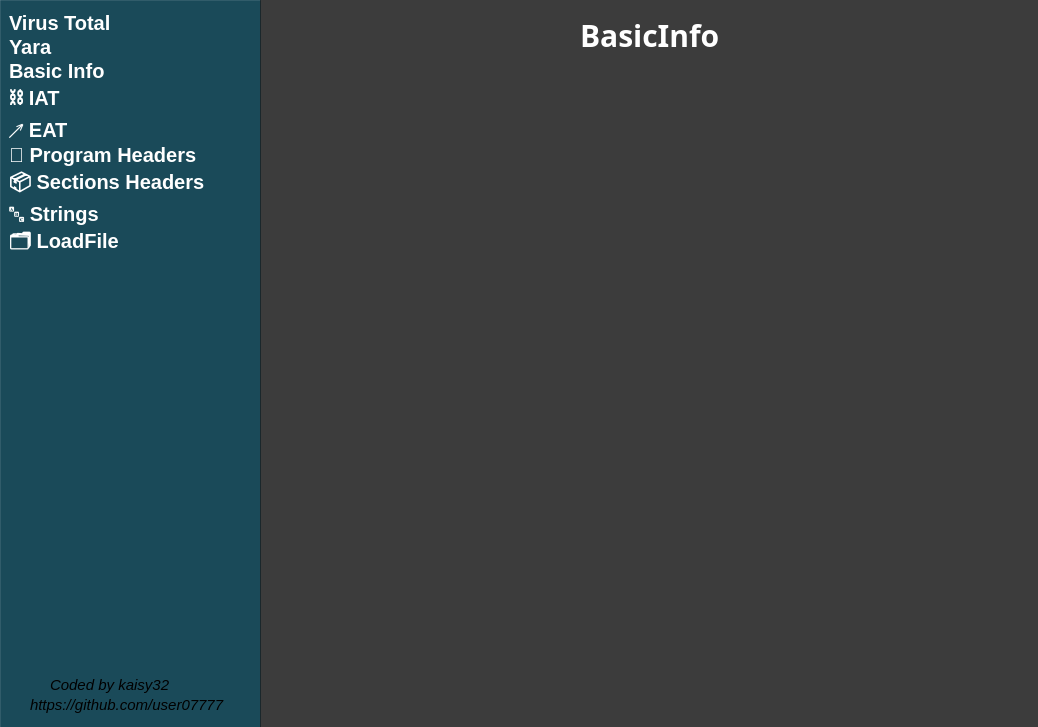
<?xml version="1.0" encoding="UTF-8"?>
<ui version="4.0">
 <class>ElfTurtle</class>
 <widget class="QMainWindow" name="ElfTurtle">
  <property name="enabled">
   <bool>true</bool>
  </property>
  <property name="geometry">
   <rect>
    <x>0</x>
    <y>0</y>
    <width>1038</width>
    <height>727</height>
   </rect>
  </property>
  <property name="font">
   <font>
    <family>Sans Serif</family>
    <pointsize>13</pointsize>
    <bold>true</bold>
   </font>
  </property>
  <property name="focusPolicy">
   <enum>Qt::FocusPolicy::NoFocus</enum>
  </property>
  <property name="windowTitle">
   <string>ElfTurtle</string>
  </property>
  <property name="windowIcon">
   <iconset theme="QIcon::ThemeIcon::NetworkWireless"/>
  </property>
  <property name="layoutDirection">
   <enum>Qt::LayoutDirection::LeftToRight</enum>
  </property>
  <property name="styleSheet">
   <string notr="true">    background-color: transparent;
</string>
  </property>
  <property name="dockNestingEnabled">
   <bool>false</bool>
  </property>
  <widget class="QWidget" name="centralwidget">
   <property name="contextMenuPolicy">
    <enum>Qt::ContextMenuPolicy::NoContextMenu</enum>
   </property>
   <property name="styleSheet">
    <string notr="true">    background-color: transparent;
    border: none;</string>
   </property>
   <widget class="QLabel" name="label">
    <property name="geometry">
     <rect>
      <x>-190</x>
      <y>-10</y>
      <width>1241</width>
      <height>741</height>
     </rect>
    </property>
    <property name="styleSheet">
     <string notr="true">background-color:rgba(17,17,17,100);</string>
    </property>
    <property name="text">
     <string/>
    </property>
    <property name="pixmap">
     <pixmap resource="../../assets/assets.qrc">:/turtle/turtle.jpg</pixmap>
    </property>
   </widget>
   <widget class="QListWidget" name="options">
    <property name="geometry">
     <rect>
      <x>0</x>
      <y>0</y>
      <width>261</width>
      <height>731</height>
     </rect>
    </property>
    <property name="styleSheet">
     <string notr="true">background:rgba(1,58,76,215);
border: 1px solid rgba(255,255,255,0.1);
font-family: 'Segoe UI', 'Tahoma', sans-serif;
font-size:20px;
color:white;
    border-right: 1px solid rgba(255, 255, 255, 0.1);
    padding-top: 10px;
    padding-left: 5px;
    padding-right: 5px;</string>
    </property>
    <item>
     <property name="text">
      <string extracomment="Show Virus Total">Virus Total</string>
     </property>
     <property name="font">
      <font>
       <bold>true</bold>
      </font>
     </property>
     <property name="icon">
      <iconset>
       <normalon>:/virustotal/virustotal.svg</normalon>
      </iconset>
     </property>
    </item>
    <item>
     <property name="text">
      <string extracomment="Show yara Rules">Yara</string>
     </property>
     <property name="font">
      <font>
       <bold>true</bold>
      </font>
     </property>
     <property name="icon">
      <iconset>
       <normalon>:/YARA/yara.svg</normalon>
      </iconset>
     </property>
    </item>
    <item>
     <property name="text">
      <string extracomment="Show basic info">Basic Info</string>
     </property>
     <property name="font">
      <font>
       <bold>true</bold>
      </font>
     </property>
     <property name="icon">
      <iconset theme="utilities-system-monitor"/>
     </property>
    </item>
    <item>
     <property name="text">
      <string extracomment="Show imported functions">⛓️ IAT</string>
     </property>
     <property name="font">
      <font>
       <bold>true</bold>
      </font>
     </property>
    </item>
    <item>
     <property name="text">
      <string extracomment="Show exported functions">↗️ EAT</string>
     </property>
     <property name="font">
      <font>
       <bold>true</bold>
      </font>
     </property>
    </item>
    <item>
     <property name="text">
      <string extracomment="Show program headers">🧠 Program Headers</string>
     </property>
     <property name="font">
      <font>
       <bold>true</bold>
      </font>
     </property>
    </item>
    <item>
     <property name="text">
      <string extracomment="Show sections">📦 Sections Headers</string>
     </property>
     <property name="font">
      <font>
       <bold>true</bold>
      </font>
     </property>
    </item>
    <item>
     <property name="text">
      <string extracomment="Show dumped strings">🔤 Strings</string>
     </property>
     <property name="font">
      <font>
       <bold>true</bold>
      </font>
     </property>
    </item>
    <item>
     <property name="text">
      <string>🗂️ LoadFile</string>
     </property>
     <property name="font">
      <font>
       <bold>true</bold>
      </font>
     </property>
    </item>
   </widget>
   <widget class="QStackedWidget" name="stackedWidget">
    <property name="geometry">
     <rect>
      <x>260</x>
      <y>0</y>
      <width>781</width>
      <height>731</height>
     </rect>
    </property>
    <property name="font">
     <font>
      <family>Frutiger</family>
      <pointsize>19</pointsize>
      <italic>false</italic>
      <bold>true</bold>
      <underline>false</underline>
     </font>
    </property>
    <property name="styleSheet">
     <string notr="true">background:transparent;
color:white;
</string>
    </property>
    <property name="currentIndex">
     <number>1</number>
    </property>
    <widget class="QWidget" name="LoadFile">
     <widget class="QLabel" name="label_10">
      <property name="geometry">
       <rect>
        <x>0</x>
        <y>0</y>
        <width>781</width>
        <height>741</height>
       </rect>
      </property>
      <property name="styleSheet">
       <string notr="true">background:rgba(17,17,17,180);</string>
      </property>
      <property name="text">
       <string/>
      </property>
     </widget>
     <widget class="QLabel" name="architectureLabel_12">
      <property name="geometry">
       <rect>
        <x>200</x>
        <y>300</y>
        <width>381</width>
        <height>51</height>
       </rect>
      </property>
      <property name="font">
       <font>
        <family>Frutiger</family>
        <pointsize>-1</pointsize>
        <bold>true</bold>
       </font>
      </property>
      <property name="styleSheet">
       <string notr="true">background:transparent;
border:none;
font-size:30px;</string>
      </property>
      <property name="text">
       <string>🐢 Arraste um ELF 🐢</string>
      </property>
     </widget>
    </widget>
    <widget class="QWidget" name="basic">
     <widget class="QLabel" name="label_2">
      <property name="geometry">
       <rect>
        <x>0</x>
        <y>0</y>
        <width>781</width>
        <height>741</height>
       </rect>
      </property>
      <property name="styleSheet">
       <string notr="true">background:rgba(17,17,17,180);</string>
      </property>
      <property name="text">
       <string/>
      </property>
     </widget>
     <widget class="QLabel" name="architectureLabel_2">
      <property name="geometry">
       <rect>
        <x>320</x>
        <y>20</y>
        <width>151</width>
        <height>29</height>
       </rect>
      </property>
      <property name="font">
       <font>
        <family>Frutiger</family>
        <pointsize>-1</pointsize>
        <bold>true</bold>
       </font>
      </property>
      <property name="styleSheet">
       <string notr="true">background:transparent;
border:none;
font-size:30px;</string>
      </property>
      <property name="text">
       <string>BasicInfo</string>
      </property>
     </widget>
     <widget class="QListWidget" name="listWidget">
      <property name="geometry">
       <rect>
        <x>150</x>
        <y>140</y>
        <width>481</width>
        <height>441</height>
       </rect>
      </property>
     </widget>
    </widget>
    <widget class="QWidget" name="VirusTotal">
     <widget class="QLabel" name="label_3">
      <property name="geometry">
       <rect>
        <x>0</x>
        <y>0</y>
        <width>781</width>
        <height>741</height>
       </rect>
      </property>
      <property name="styleSheet">
       <string notr="true">background:rgba(17,17,17,180);</string>
      </property>
      <property name="text">
       <string/>
      </property>
     </widget>
     <widget class="QLabel" name="architectureLabel_3">
      <property name="geometry">
       <rect>
        <x>320</x>
        <y>20</y>
        <width>151</width>
        <height>29</height>
       </rect>
      </property>
      <property name="font">
       <font>
        <family>Frutiger</family>
        <pointsize>-1</pointsize>
        <bold>true</bold>
       </font>
      </property>
      <property name="styleSheet">
       <string notr="true">background:transparent;
border:none;
font-size:30px;</string>
      </property>
      <property name="text">
       <string>VirusTotal</string>
      </property>
     </widget>
     <widget class="QTableWidget" name="tableWidget">
      <property name="geometry">
       <rect>
        <x>40</x>
        <y>60</y>
        <width>701</width>
        <height>631</height>
       </rect>
      </property>
      <property name="styleSheet">
       <string notr="true">QTableWidget {
    background-color: transparent;
    color: white;
    border: none;
    gridline-color: rgba(255, 255, 255, 0.1);
    selection-background-color: rgba(0, 150, 255, 0.3);
    selection-color: white;
}

QHeaderView::section {
    background-color: rgba(17, 17, 17, 0.7);
    color: white;
    padding: 4px;
    border: none;
    font-weight: bold;
    border-right: 1px solid rgba(255,255,255,0.1);
}

QTableWidget::item {
    background-color: rgba(0, 0, 0, 0.4);
    border: none;
}

QTableCornerButton::section {
    background-color: rgba(0,0,0,0.5);
    border: none;
}
</string>
      </property>
      <property name="rowCount">
       <number>0</number>
      </property>
      <property name="columnCount">
       <number>4</number>
      </property>
      <column>
       <property name="text">
        <string>Engine</string>
       </property>
       <property name="font">
        <font>
         <pointsize>15</pointsize>
         <bold>true</bold>
        </font>
       </property>
       <property name="background">
        <color>
         <red>119</red>
         <green>118</green>
         <blue>123</blue>
        </color>
       </property>
      </column>
      <column>
       <property name="text">
        <string>Positiv</string>
       </property>
       <property name="font">
        <font>
         <pointsize>15</pointsize>
         <bold>true</bold>
        </font>
       </property>
      </column>
      <column>
       <property name="text">
        <string>Date</string>
       </property>
       <property name="font">
        <font>
         <pointsize>15</pointsize>
         <bold>true</bold>
        </font>
       </property>
      </column>
      <column>
       <property name="text">
        <string>Age</string>
       </property>
       <property name="font">
        <font>
         <pointsize>15</pointsize>
         <bold>true</bold>
        </font>
       </property>
      </column>
     </widget>
    </widget>
    <widget class="QWidget" name="Yara">
     <widget class="QLabel" name="architectureLabel_4">
      <property name="geometry">
       <rect>
        <x>360</x>
        <y>20</y>
        <width>71</width>
        <height>29</height>
       </rect>
      </property>
      <property name="font">
       <font>
        <family>Frutiger</family>
        <pointsize>-1</pointsize>
        <bold>true</bold>
       </font>
      </property>
      <property name="styleSheet">
       <string notr="true">background:transparent;
border:none;
font-size:30px;</string>
      </property>
      <property name="text">
       <string>Yara</string>
      </property>
     </widget>
     <widget class="QLabel" name="label_4">
      <property name="geometry">
       <rect>
        <x>0</x>
        <y>0</y>
        <width>781</width>
        <height>741</height>
       </rect>
      </property>
      <property name="styleSheet">
       <string notr="true">background:rgba(17,17,17,180);</string>
      </property>
      <property name="text">
       <string/>
      </property>
     </widget>
     <widget class="QTableWidget" name="tableWidget_6">
      <property name="geometry">
       <rect>
        <x>30</x>
        <y>90</y>
        <width>701</width>
        <height>631</height>
       </rect>
      </property>
      <property name="styleSheet">
       <string notr="true">QTableWidget {
    background-color: transparent;
    color: white;
    border: none;
    gridline-color: rgba(255, 255, 255, 0.1);
    selection-background-color: rgba(0, 150, 255, 0.3);
    selection-color: white;
}

QHeaderView::section {
    background-color: rgba(17, 17, 17, 0.7);
    color: white;
    padding: 4px;
    border: none;
    font-weight: bold;
    border-right: 1px solid rgba(255,255,255,0.1);
}

QTableWidget::item {
    background-color: rgba(0, 0, 0, 0.4);
    border: none;
}

QTableCornerButton::section {
    background-color: rgba(0,0,0,0.5);
    border: none;
}
</string>
      </property>
      <property name="rowCount">
       <number>0</number>
      </property>
      <property name="columnCount">
       <number>5</number>
      </property>
      <column>
       <property name="text">
        <string>Rule</string>
       </property>
       <property name="font">
        <font>
         <pointsize>15</pointsize>
         <bold>true</bold>
        </font>
       </property>
       <property name="background">
        <color>
         <red>119</red>
         <green>118</green>
         <blue>123</blue>
        </color>
       </property>
      </column>
      <column>
       <property name="text">
        <string>Matches</string>
       </property>
       <property name="font">
        <font>
         <pointsize>15</pointsize>
         <bold>true</bold>
        </font>
       </property>
      </column>
      <column>
       <property name="text">
        <string>Strings Matches</string>
       </property>
       <property name="font">
        <font>
         <pointsize>15</pointsize>
         <bold>true</bold>
        </font>
       </property>
      </column>
      <column>
       <property name="text">
        <string>Offset</string>
       </property>
       <property name="font">
        <font>
         <pointsize>15</pointsize>
         <bold>true</bold>
        </font>
       </property>
      </column>
      <column>
       <property name="text">
        <string>Description</string>
       </property>
       <property name="font">
        <font>
         <pointsize>13</pointsize>
         <bold>true</bold>
        </font>
       </property>
      </column>
     </widget>
     <zorder>label_4</zorder>
     <zorder>architectureLabel_4</zorder>
     <zorder>tableWidget_6</zorder>
    </widget>
    <widget class="QWidget" name="Strings">
     <widget class="QLabel" name="label_9">
      <property name="geometry">
       <rect>
        <x>0</x>
        <y>0</y>
        <width>781</width>
        <height>741</height>
       </rect>
      </property>
      <property name="styleSheet">
       <string notr="true">background:rgba(17,17,17,180);</string>
      </property>
      <property name="text">
       <string/>
      </property>
     </widget>
     <widget class="QLabel" name="architectureLabel_11">
      <property name="geometry">
       <rect>
        <x>360</x>
        <y>20</y>
        <width>121</width>
        <height>41</height>
       </rect>
      </property>
      <property name="font">
       <font>
        <family>Frutiger</family>
        <pointsize>-1</pointsize>
        <bold>true</bold>
       </font>
      </property>
      <property name="styleSheet">
       <string notr="true">background:transparent;
border:none;
font-size:30px;</string>
      </property>
      <property name="text">
       <string>Strings</string>
      </property>
     </widget>
     <widget class="QListWidget" name="strings">
      <property name="geometry">
       <rect>
        <x>20</x>
        <y>80</y>
        <width>721</width>
        <height>621</height>
       </rect>
      </property>
     </widget>
    </widget>
    <widget class="QWidget" name="Iat">
     <widget class="QLabel" name="label_5">
      <property name="geometry">
       <rect>
        <x>0</x>
        <y>0</y>
        <width>781</width>
        <height>741</height>
       </rect>
      </property>
      <property name="styleSheet">
       <string notr="true">background:rgba(17,17,17,180);</string>
      </property>
      <property name="text">
       <string/>
      </property>
     </widget>
     <widget class="QLabel" name="architectureLabel_5">
      <property name="geometry">
       <rect>
        <x>365</x>
        <y>20</y>
        <width>51</width>
        <height>29</height>
       </rect>
      </property>
      <property name="font">
       <font>
        <family>Frutiger</family>
        <pointsize>-1</pointsize>
        <bold>true</bold>
       </font>
      </property>
      <property name="styleSheet">
       <string notr="true">background:transparent;
border:none;
font-size:30px;</string>
      </property>
      <property name="text">
       <string>IAT</string>
      </property>
     </widget>
     <widget class="QTableWidget" name="tableWidget_2">
      <property name="geometry">
       <rect>
        <x>10</x>
        <y>70</y>
        <width>751</width>
        <height>631</height>
       </rect>
      </property>
      <property name="styleSheet">
       <string notr="true">QTableWidget {
    background-color: transparent;
    color: white;
    border: none;
    gridline-color: rgba(255, 255, 255, 0.1);
    selection-background-color: rgba(0, 150, 255, 0.3);
    selection-color: white;
}

QHeaderView::section {
    background-color: rgba(17, 17, 17, 0.7);
    color: white;
    padding: 6px;
    border: none;
    font-weight: bold;
    border-right: 1px solid rgba(255,255,255,0.1);
}

QTableWidget::item {
    background-color: rgba(0, 0, 0, 0.4);
    border: none;
}

QTableCornerButton::section {
    background-color: rgba(0,0,0,0.5);
    border: none;
}
</string>
      </property>
      <property name="rowCount">
       <number>0</number>
      </property>
      <property name="columnCount">
       <number>2</number>
      </property>
      <column>
       <property name="text">
        <string>Name</string>
       </property>
       <property name="font">
        <font>
         <pointsize>15</pointsize>
         <bold>true</bold>
        </font>
       </property>
       <property name="background">
        <color>
         <red>119</red>
         <green>118</green>
         <blue>123</blue>
        </color>
       </property>
      </column>
      <column>
       <property name="text">
        <string>Offset</string>
       </property>
       <property name="font">
        <font>
         <pointsize>15</pointsize>
         <bold>true</bold>
        </font>
       </property>
      </column>
     </widget>
    </widget>
    <widget class="QWidget" name="Eat">
     <widget class="QLabel" name="label_6">
      <property name="geometry">
       <rect>
        <x>0</x>
        <y>0</y>
        <width>781</width>
        <height>741</height>
       </rect>
      </property>
      <property name="styleSheet">
       <string notr="true">background:rgba(17,17,17,180);</string>
      </property>
      <property name="text">
       <string/>
      </property>
     </widget>
     <widget class="QLabel" name="architectureLabel_6">
      <property name="geometry">
       <rect>
        <x>365</x>
        <y>20</y>
        <width>51</width>
        <height>29</height>
       </rect>
      </property>
      <property name="font">
       <font>
        <family>Frutiger</family>
        <pointsize>-1</pointsize>
        <bold>true</bold>
       </font>
      </property>
      <property name="styleSheet">
       <string notr="true">background:transparent;
border:none;
font-size:30px;</string>
      </property>
      <property name="text">
       <string>Eat</string>
      </property>
     </widget>
     <widget class="QTableWidget" name="tableWidget_3">
      <property name="geometry">
       <rect>
        <x>10</x>
        <y>80</y>
        <width>751</width>
        <height>631</height>
       </rect>
      </property>
      <property name="styleSheet">
       <string notr="true">QTableWidget {
    background-color: transparent;
    color: white;
    border: none;
    gridline-color: rgba(255, 255, 255, 0.1);
    selection-background-color: rgba(0, 150, 255, 0.3);
    selection-color: white;
}

QHeaderView::section {
    background-color: rgba(17, 17, 17, 0.7);
    color: white;
    padding: 6px;
    border: none;
    font-weight: bold;
    border-right: 1px solid rgba(255,255,255,0.1);
}

QTableWidget::item {
    background-color: rgba(0, 0, 0, 0.4);
    border: none;
}

QTableCornerButton::section {
    background-color: rgba(0,0,0,0.5);
    border: none;
}
</string>
      </property>
      <property name="rowCount">
       <number>0</number>
      </property>
      <property name="columnCount">
       <number>2</number>
      </property>
      <column>
       <property name="text">
        <string>Name</string>
       </property>
       <property name="font">
        <font>
         <pointsize>15</pointsize>
         <bold>true</bold>
        </font>
       </property>
       <property name="background">
        <color>
         <red>119</red>
         <green>118</green>
         <blue>123</blue>
        </color>
       </property>
      </column>
      <column>
       <property name="text">
        <string>Offset</string>
       </property>
       <property name="font">
        <font>
         <pointsize>15</pointsize>
         <bold>true</bold>
        </font>
       </property>
      </column>
     </widget>
    </widget>
    <widget class="QWidget" name="Program">
     <widget class="QLabel" name="label_7">
      <property name="geometry">
       <rect>
        <x>0</x>
        <y>0</y>
        <width>781</width>
        <height>741</height>
       </rect>
      </property>
      <property name="styleSheet">
       <string notr="true">background:rgba(17,17,17,180);</string>
      </property>
      <property name="text">
       <string/>
      </property>
     </widget>
     <widget class="QLabel" name="architectureLabel_7">
      <property name="geometry">
       <rect>
        <x>275</x>
        <y>20</y>
        <width>290</width>
        <height>41</height>
       </rect>
      </property>
      <property name="font">
       <font>
        <family>Frutiger</family>
        <pointsize>-1</pointsize>
        <bold>true</bold>
       </font>
      </property>
      <property name="styleSheet">
       <string notr="true">background:transparent;
border:none;
font-size:30px;</string>
      </property>
      <property name="text">
       <string>Program Headers</string>
      </property>
     </widget>
     <widget class="QTableWidget" name="tableWidget_4">
      <property name="geometry">
       <rect>
        <x>10</x>
        <y>80</y>
        <width>731</width>
        <height>631</height>
       </rect>
      </property>
      <property name="styleSheet">
       <string notr="true">QTableWidget {
    background-color: transparent;
    color: white;
    border: none;
    gridline-color: rgba(255, 255, 255, 0.1);
    selection-background-color: rgba(0, 150, 255, 0.3);
    selection-color: white;
}

QHeaderView::section {
    background-color: rgba(17, 17, 17, 0.7);
    color: white;
    padding: 4px;
    border: none;
    font-weight: bold;
    border-right: 1px solid rgba(255,255,255,0.1);
}

QTableWidget::item {
    background-color: rgba(0, 0, 0, 0.4);
    border: none;
}

QTableCornerButton::section {
    background-color: rgba(0,0,0,0.5);
    border: none;
}
</string>
      </property>
      <property name="rowCount">
       <number>0</number>
      </property>
      <property name="columnCount">
       <number>6</number>
      </property>
      <column>
       <property name="text">
        <string>Type</string>
       </property>
       <property name="font">
        <font>
         <pointsize>15</pointsize>
         <bold>true</bold>
        </font>
       </property>
       <property name="background">
        <color>
         <red>119</red>
         <green>118</green>
         <blue>123</blue>
        </color>
       </property>
      </column>
      <column>
       <property name="text">
        <string>Offset</string>
       </property>
       <property name="font">
        <font>
         <pointsize>15</pointsize>
         <bold>true</bold>
        </font>
       </property>
      </column>
      <column>
       <property name="text">
        <string>Virtual Address</string>
       </property>
       <property name="font">
        <font>
         <pointsize>15</pointsize>
         <bold>true</bold>
        </font>
       </property>
      </column>
      <column>
       <property name="text">
        <string>Size</string>
       </property>
       <property name="font">
        <font>
         <pointsize>15</pointsize>
         <bold>true</bold>
        </font>
       </property>
      </column>
      <column>
       <property name="text">
        <string>Flags</string>
       </property>
       <property name="font">
        <font>
         <pointsize>13</pointsize>
         <bold>true</bold>
        </font>
       </property>
      </column>
      <column>
       <property name="text">
        <string>Align</string>
       </property>
       <property name="font">
        <font>
         <pointsize>13</pointsize>
         <bold>true</bold>
        </font>
       </property>
      </column>
     </widget>
    </widget>
    <widget class="QWidget" name="Sections">
     <widget class="QLabel" name="label_8">
      <property name="geometry">
       <rect>
        <x>0</x>
        <y>0</y>
        <width>781</width>
        <height>741</height>
       </rect>
      </property>
      <property name="styleSheet">
       <string notr="true">background:rgba(17,17,17,180);</string>
      </property>
      <property name="text">
       <string/>
      </property>
     </widget>
     <widget class="QLabel" name="architectureLabel_8">
      <property name="geometry">
       <rect>
        <x>275</x>
        <y>20</y>
        <width>241</width>
        <height>29</height>
       </rect>
      </property>
      <property name="font">
       <font>
        <family>Frutiger</family>
        <pointsize>-1</pointsize>
        <bold>true</bold>
       </font>
      </property>
      <property name="styleSheet">
       <string notr="true">background:transparent;
border:none;
font-size:30px;</string>
      </property>
      <property name="text">
       <string>Sections Headers</string>
      </property>
     </widget>
     <widget class="QTableWidget" name="sects">
      <property name="geometry">
       <rect>
        <x>60</x>
        <y>70</y>
        <width>701</width>
        <height>631</height>
       </rect>
      </property>
      <property name="styleSheet">
       <string notr="true">QTableWidget {
    background-color: transparent;
    color: white;
    border: none;
    gridline-color: rgba(255, 255, 255, 0.1);
    selection-background-color: rgba(0, 150, 255, 0.3);
    selection-color: white;
}

QHeaderView::section {
    background-color: rgba(17, 17, 17, 0.7);
    color: white;
    padding: 4px;
    border: none;
    font-weight: bold;
    border-right: 1px solid rgba(255,255,255,0.1);
}

QTableWidget::item {
    background-color: rgba(0, 0, 0, 0.4);
    border: none;
}

QTableCornerButton::section {
    background-color: rgba(0,0,0,0.5);
    border: none;
}
</string>
      </property>
      <property name="rowCount">
       <number>0</number>
      </property>
      <property name="columnCount">
       <number>5</number>
      </property>
      <column>
       <property name="text">
        <string>Name</string>
       </property>
       <property name="font">
        <font>
         <pointsize>15</pointsize>
         <bold>true</bold>
        </font>
       </property>
       <property name="background">
        <color>
         <red>119</red>
         <green>118</green>
         <blue>123</blue>
        </color>
       </property>
      </column>
      <column>
       <property name="text">
        <string>Offset</string>
       </property>
       <property name="font">
        <font>
         <pointsize>15</pointsize>
         <bold>true</bold>
        </font>
       </property>
      </column>
      <column>
       <property name="text">
        <string>Type</string>
       </property>
       <property name="font">
        <font>
         <pointsize>15</pointsize>
         <bold>true</bold>
        </font>
       </property>
      </column>
      <column>
       <property name="text">
        <string>Size</string>
       </property>
       <property name="font">
        <font>
         <pointsize>15</pointsize>
         <bold>true</bold>
        </font>
       </property>
      </column>
      <column>
       <property name="text">
        <string>Entropy</string>
       </property>
       <property name="font">
        <font>
         <pointsize>13</pointsize>
         <bold>true</bold>
        </font>
       </property>
      </column>
     </widget>
    </widget>
   </widget>
   <widget class="QLabel" name="architectureLabel_9">
    <property name="geometry">
     <rect>
      <x>50</x>
      <y>670</y>
      <width>261</width>
      <height>29</height>
     </rect>
    </property>
    <property name="font">
     <font>
      <family>Ubuntu</family>
      <pointsize>-1</pointsize>
      <italic>true</italic>
      <bold>false</bold>
     </font>
    </property>
    <property name="styleSheet">
     <string notr="true">background:transparent;
border:none;
font-size:15px;</string>
    </property>
    <property name="text">
     <string>Coded by kaisy32   </string>
    </property>
   </widget>
   <widget class="QLabel" name="architectureLabel_10">
    <property name="geometry">
     <rect>
      <x>30</x>
      <y>690</y>
      <width>201</width>
      <height>29</height>
     </rect>
    </property>
    <property name="font">
     <font>
      <family>Ubuntu</family>
      <pointsize>-1</pointsize>
      <italic>true</italic>
      <bold>false</bold>
     </font>
    </property>
    <property name="styleSheet">
     <string notr="true">background:transparent;
border:none;
font-size:15px;</string>
    </property>
    <property name="text">
     <string>https://github.com/user07777</string>
    </property>
   </widget>
  </widget>
 </widget>
 <includes>
  <include location="local">QWidget {</include>
  <include location="local">    background-color: #F5F5F5;</include>
  <include location="local">    color: #333333;</include>
  <include location="local">    font-family: Frutiger, Arial, sans-serif;</include>
  <include location="local">}</include>
  <include location="local">QPushButton {</include>
  <include location="local">    background-color: #006699;</include>
  <include location="local">    color: white;</include>
  <include location="local">    border-radius: 8px;</include>
  <include location="local">    padding: 6px 12px;</include>
  <include location="local">}</include>
  <include location="local">QPushButton:hover {</include>
  <include location="local">    background-color: #005577;</include>
  <include location="local">}</include>
  <include location="local">QLineEdit, QTextEdit {</include>
  <include location="local">    background-color: white;</include>
  <include location="local">    border: 1px solid #CCCCCC;</include>
  <include location="local">    border-radius: 4px;</include>
  <include location="local">    padding: 4px;</include>
  <include location="local">}</include>
  <include location="local">QLabel {</include>
  <include location="local">    font-size: 14px;</include>
  <include location="local">}</include>
 </includes>
 <resources>
  <include location="../../assets/assets.qrc"/>
 </resources>
 <connections/>
</ui>
